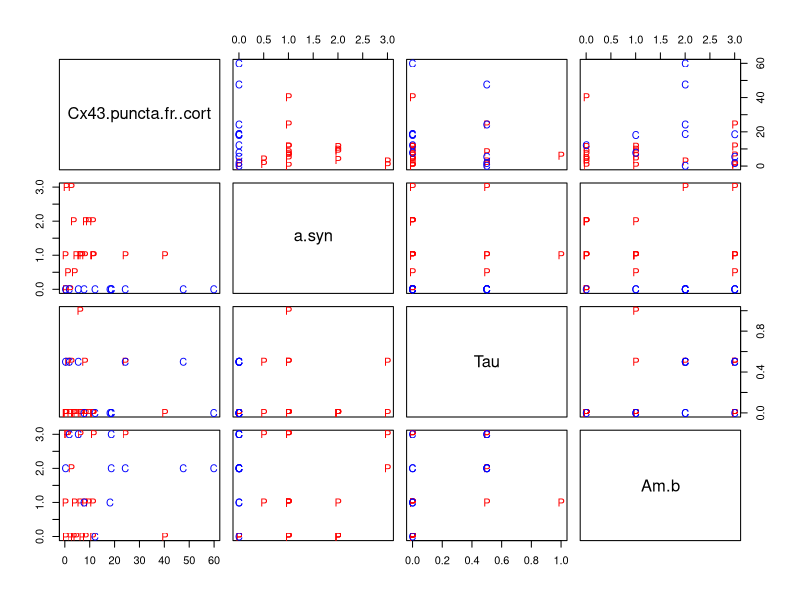
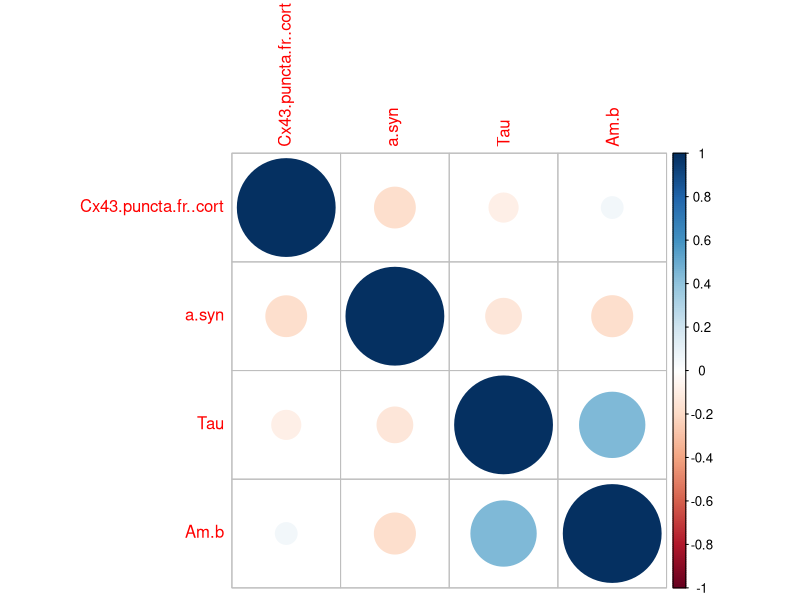
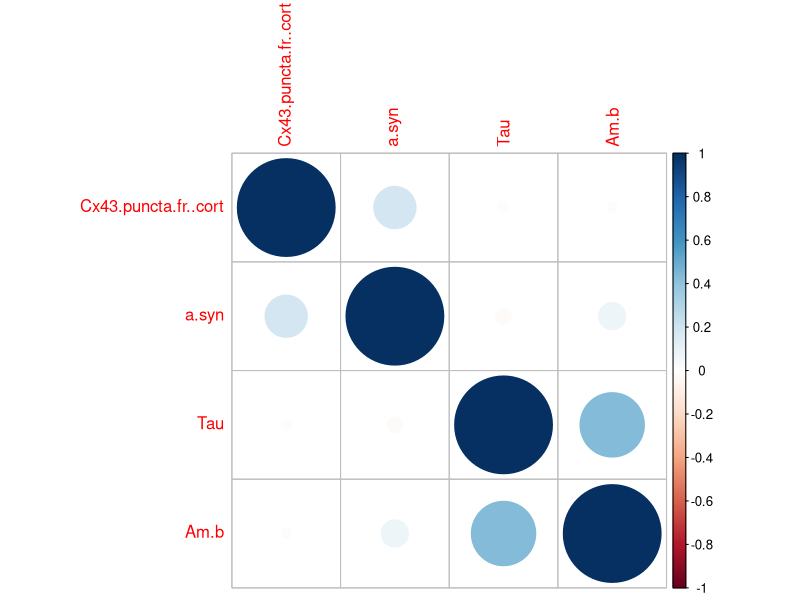
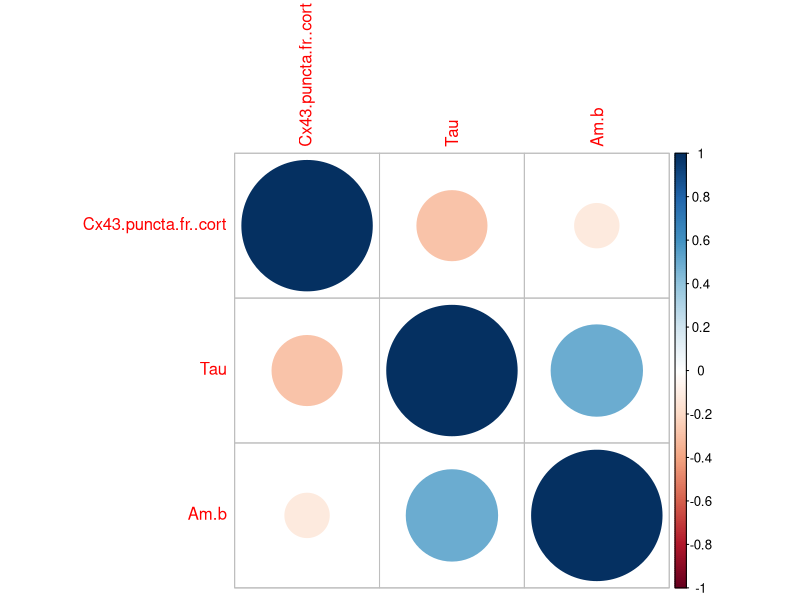

These figures' R source, in order:
## ---- chunk 1
library(stringr)
library(corrplot)
library(Hmisc)
## ---- chunk 2
dat <- read.csv("../data/Cx43_vs_aggregates_frontal_cortex.csv", header=T, na.string="N/A")
row.names(dat) <- dat$Donor
dat$Donor <- NULL

group <- c(rep("P", 20),rep("C", 20))
groupColor <- ifelse(group=="P", "red", "blue")

knitr::kable(dat)
## ---- chunk 3
pairs(dat, pch=group, col=groupColor)
## ---- chunk 4
tbl <- as.data.frame(table(dat$a.syn))
names(tbl) <- c("Alpha-synuclein", "Frequency")
knitr::kable(tbl, caption="Alpha-synuclein", format = "html", table.attr = "style='width:30%;'")
## ---- chunk 5
tbl <- as.data.frame(table(dat$Tau))
names(tbl) <- c("Tau", "Frequency")
knitr::kable(tbl, caption="Tau", format = "html", table.attr = "style='width:30%;'")
## ---- chunk 6
tbl <- as.data.frame(table(dat$Am.b))
names(tbl) <- c("Amyloid beta", "Frequency")
knitr::kable(tbl, caption="Amyloid beta", format = "html", table.attr = "style='width:30%;'")
## ---- chunk 7
corMat <- rcorr(as.matrix(dat), type="spearman")
corrplot(corMat$r, method="circle")
corMatTable <- round(corMat$r, 3)
corMatTable[upper.tri(corMatTable, diag=TRUE)] <- ""
corMatP <- round(corMat$P, 3)
corMatP <- ifelse(corMatP==0, "<0.001", corMatP)
corMatTable[upper.tri(corMatTable)] <- corMatP[upper.tri(corMatP)]
knitr::kable(corMatTable, caption="Correlation coefficients (Spearman's rho) are below the diagonal and p-values are above the diagonal.")
## ---- chunk 8
tbl <- as.data.frame(table(dat$a.syn[group=="P"]))
names(tbl) <- c("Alpha-synuclein", "Frequency")
knitr::kable(tbl, caption="Alpha-synuclein", format = "html", table.attr = "style='width:30%;'")
## ---- chunk 9
tbl <- as.data.frame(table(dat$Tau[group=="P"]))
names(tbl) <- c("Tau", "Frequency")
knitr::kable(tbl, caption="Tau", format = "html", table.attr = "style='width:30%;'")
## ---- chunk 10
tbl <- as.data.frame(table(dat$Am.b[group=="P"]))
names(tbl) <- c("Amyloid beta", "Frequency")
knitr::kable(tbl, caption="Amyloid beta", format = "html", table.attr = "style='width:30%;'")
## ---- chunk 11
corMat <- rcorr(as.matrix(dat[group=="P",]), type="spearman")
corrplot(corMat$r, method="circle")
corMatTable <- round(corMat$r, 3)
corMatTable[upper.tri(corMatTable, diag=TRUE)] <- ""
corMatP <- round(corMat$P, 3)
corMatP <- ifelse(corMatP==0, "<0.001", corMatP)
corMatTable[upper.tri(corMatTable)] <- corMatP[upper.tri(corMatP)]
knitr::kable(corMatTable, caption="Correlation coefficients (Spearman's rho) are below the diagonal and p-values are above the diagonal.")
## ---- chunk 12
tbl <- as.data.frame(table(dat$a.syn[group=="C"]))
names(tbl) <- c("Alpha-synuclein", "Frequency")
knitr::kable(tbl, caption="Alpha-synuclein", format = "html", table.attr = "style='width:30%;'")
## ---- chunk 13
tbl <- as.data.frame(table(dat$Tau[group=="C"]))
names(tbl) <- c("Tau", "Frequency")
knitr::kable(tbl, caption="Tau", format = "html", table.attr = "style='width:30%;'")
## ---- chunk 14
tbl <- as.data.frame(table(dat$Am.b[group=="C"]))
names(tbl) <- c("Amyloid beta", "Frequency")
knitr::kable(tbl, caption="Amyloid beta", format = "html", table.attr = "style='width:30%;'")
## ---- chunk 15
corMat <- rcorr(as.matrix(dat[group=="C",c(1,3,4)]), type="spearman")
corrplot(corMat$r, method="circle")
corMatTable <- round(corMat$r, 3)
corMatTable[upper.tri(corMatTable, diag=TRUE)] <- ""
corMatP <- round(corMat$P, 3)
corMatP <- ifelse(corMatP==0, "<0.001", corMatP)
corMatTable[upper.tri(corMatTable)] <- corMatP[upper.tri(corMatP)]
knitr::kable(corMatTable, caption="Correlation coefficients (Spearman's rho) are below the diagonal and p-values are above the diagonal.")
